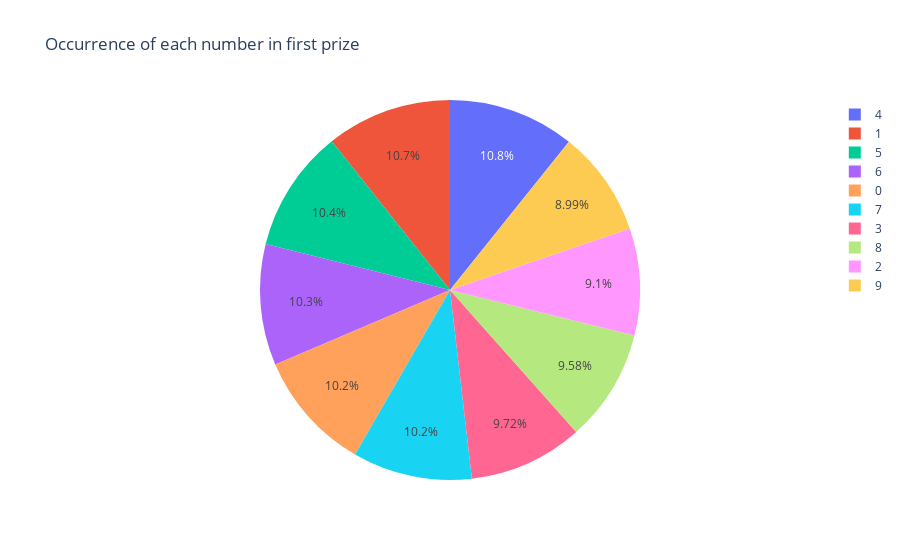

The cell this chart's notebook holds for it:
### Markdown cell above
### EDA

### Code cell
occurrence = {}

for digit in range(10):
    # Count occurrences of the digit in the 'เลขหวยหน้า 3 ตัว' column
    count = df['รางวัลที่หนึ่ง'].astype(str).str.count(str(digit)).sum()
    occurrence[digit] = count
    
occurrence_series = pd.Series(occurrence)

# Convert the data into a DataFrame with columns for digit and count
occurrence_df = pd.DataFrame({
    'Digit': occurrence_series.index.astype(str),
    'Count': occurrence_series.values
})

# Create the pie chart using Plotly Express
fig = px.pie(occurrence_df, names='Digit', values='Count', title="Occurrence of each number in first prize")

# Show the pie chart
fig.show()

### Figure 1 — Plotly figure (JSON) as saved in the notebook; plotly's stock layout.template omitted (floating-point values rounded to 4 significant figures)
{"data": [{"domain": {"x": [0, 1], "y": [0, 1]}, "hovertemplate": "Digit=%{label}<br>Count=%{value}<extra></extra>", "labels": ["0", "1", "2", "3", "4", "5", "6", "7", "8", "9"], "legendgroup": "", "name": "", "showlegend": true, "type": "pie", "values": [295, 308, 262, 280, 310, 300, 297, 293, 276, 259]}], "layout": {"legend": {"tracegroupgap": 0}, "title": {"text": "Occurrence of each number in first prize"}}}
